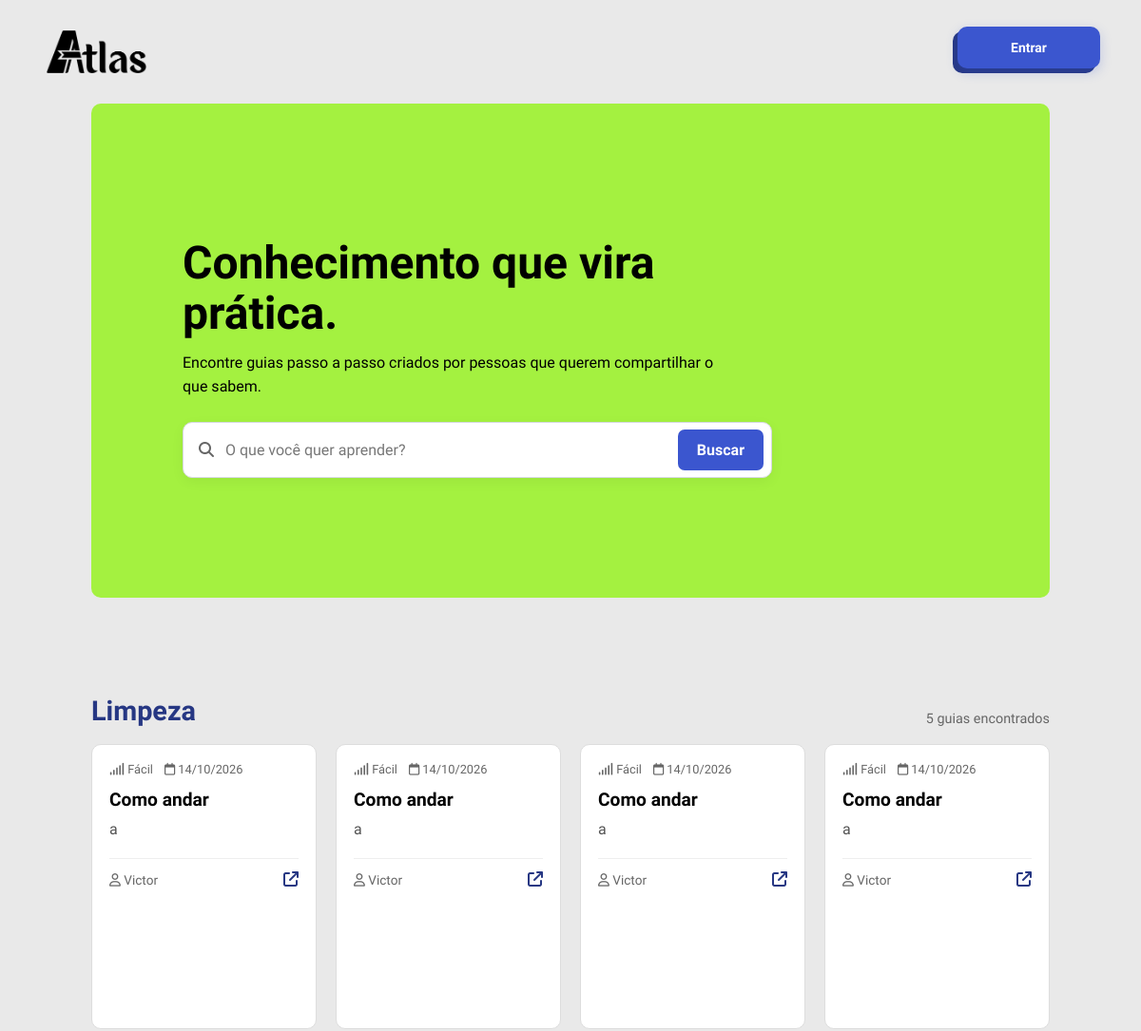
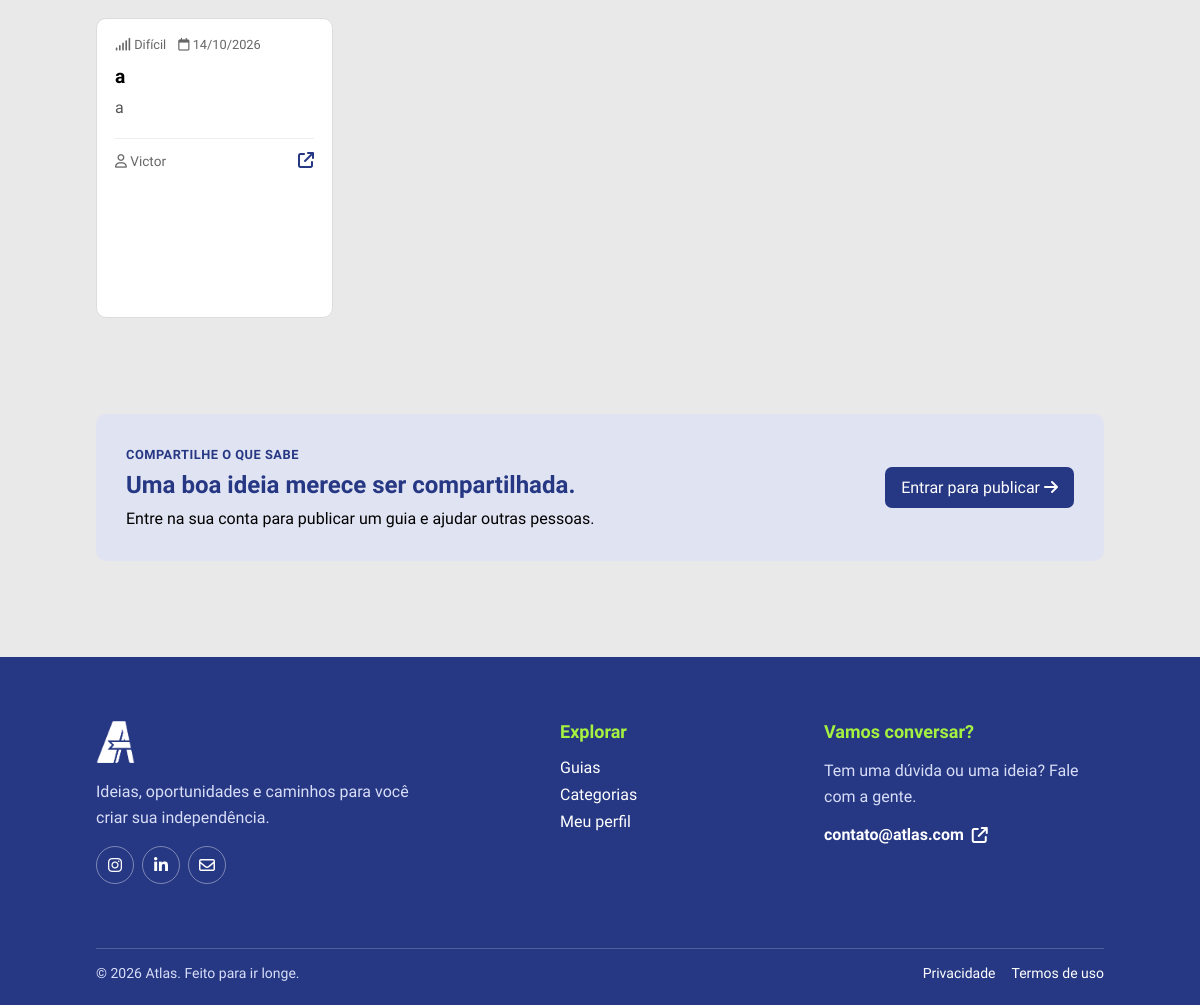
Screenshot of /guias_Limpeza.php with the database file from the repository (2 pictures, top to bottom).
### tables this page shows
CREATE TABLE `guia` (
  `id_guia` int(11) NOT NULL,
  `id_usuario` int(11) NOT NULL,
  `titulo` varchar(200) NOT NULL,
  `descricao` text NOT NULL,
  `categoria` enum('Automóveis','Casa','Compras','Cuidados','Culinária','Educação','Finanças','Jardinagem','Limpeza','Manuntenção','Moda','Saúde','Trabalho','Transporte','Tecnologia') NOT NULL,
  `dificuldade` enum('Fácil','Médio','Difícil') NOT NULL,
  `capa` mediumblob NOT NULL,
  `video` text NOT NULL,
  `data_criacao` date NOT NULL DEFAULT current_timestamp(),
  `data_atualizacao` datetime DEFAULT NULL
);

CREATE TABLE `usuario` (
  `id_usuario` int(11) NOT NULL,
  `foto` blob DEFAULT NULL,
  `nome` varchar(100) NOT NULL,
  `email` varchar(150) NOT NULL,
  `senha` varchar(255) NOT NULL,
  `preferencia` enum('Automóveis','Casa','Compras','Cuidados','Culinária','Educação','Finanças','Jardinagem','Limpeza','Manutenção','Moda','Saúde','Tecnologia','Trabalho','Transporte') NOT NULL,
  `nivel` enum('1','2','3','') NOT NULL DEFAULT '3',
  `estado` enum('ativo','inativo','','') NOT NULL DEFAULT 'ativo',
  `data_criacao` datetime NOT NULL DEFAULT current_timestamp()
);

### guias_Limpeza.php (the view, shortened to what this page needs)
<?php
require_once __DIR__ . '/conexao.php';
$busca = $_GET['busca'] ?? '';
$pagina = max(1, (int)($_GET['pagina'] ?? 1));
$porPagina = 9;
$inicio = ($pagina - 1) * $porPagina;
if (isset($_POST['busca'])) {
    $sql = "SELECT COUNT(*) AS total FROM guia
        WHERE titulo LIKE '%$busca%' OR descricao LIKE '%$busca%'";
    $resultadoTotal = $conn->query($sql);
    $total = mysqli_fetch_assoc($resultadoTotal)['total'];
} else {
    $sql = "SELECT COUNT(*) AS total FROM guia
        WHERE categoria = 'Limpeza'";
    $resultadoTotal = $conn->query($sql);
    $total = mysqli_fetch_assoc($resultadoTotal)['total'];
}
if (isset($_POST['busca'])) {
    $sql = "SELECT g.id_guia, g.titulo, g.descricao, g.categoria, g.dificuldade,
               g.data_criacao, u.nome AS autor
        FROM guia g
        LEFT JOIN usuario u ON u.id_usuario = g.id_usuario
        WHERE g.titulo LIKE '%$busca%' OR g.descricao LIKE '%$busca%'
        ORDER BY g.data_criacao DESC
        LIMIT $porPagina OFFSET $inicio";
    $resultado = $conn->query($sql);
} else {
    $sql = "SELECT g.id_guia, g.titulo, g.descricao, g.categoria, g.dificuldade,
               g.data_criacao, u.nome AS autor
        FROM guia g
        LEFT JOIN usuario u ON u.id_usuario = g.id_usuario
        WHERE g.categoria = 'Limpeza'
        ORDER BY g.data_criacao DESC
        LIMIT $porPagina OFFSET $inicio";
    $resultado = $conn->query($sql);
}
function h($valor): string
{
    return htmlspecialchars((string)$valor, ENT_QUOTES, 'UTF-8');
}
?>
<!DOCTYPE html>
<html lang="pt-br">
<head>
    <link rel="stylesheet" href="https://cdnjs.cloudflare.com/ajax/libs/font-awesome/6.4.0/css/all.min.css">
    <link rel="stylesheet" href="css/guias.css">
</head>
<body>
    <header>
        <a class="logo" href="index.php"><img src="imgs_website/logotipoatlas.png"></a>
        <nav class="nav-btns">
            <?php if (isset($_SESSION['id'])): ?>
                <div class="perfil" id="perfil">
                    <p>
                        <img class="foto" src="imgs_perfil/<?= !empty($_SESSION['foto']) ? htmlspecialchars($_SESSION['foto']) : 'foto_padrao.png' ?>">
                        Olá, <?= $_SESSION['nome'] ?>
                    </p>
                    <i class="fa-solid fa-caret-up" id="seta"></i>
                    <div class="perfil-options" id="perfil-options">
                        <a class="perfil-option meu-perfil" id="perfil-option" href="meu_perfil.php">Meu Perfil</a>
                        <a class="perfil-option config" id="perfil-option" href="configuracoes.php">Configurações</a>
                        <a class="perfil-option sair" id="perfil-option" href="sair.php">Sair</a>
                        <?php if (isset($_SESSION['id']) && $_SESSION['nivel'] == 1): ?>
                            <a class="perfil-option admin" id="perfil-option" href="admin.php">Painel do Administrador</a>
                        <?php endif; ?>
                    </div>
                </div>
            <?php else: ?>
                <button class="entrar" onclick="window.location.href='login.php'"></button>
            <?php endif; ?>
        </nav>
    </header>
    <main class="pagina-guias">
        <section class="hero-guias">
            <div class="hero-conteudo">
                <h1>Conhecimento que vira prática.</h1>
                <p>Encontre guias passo a passo criados por pessoas que querem compartilhar o que sabem.</p>
                <form class="busca-guias" action="guias.php" method="get">
                    <i class="fa-solid fa-magnifying-glass"></i>
                    <input type="search" name="busca" value="<?= h($busca) ?>" placeholder="O que você quer aprender?" aria-label="Buscar guias">
                    <button type="submit">Buscar</button>
                </form>
            </div>
        </section>
        <section class="resultados-guias">
            <div class="titulo-secao titulo-resultados">
                <div>
                    <h2>Limpeza</h2>
                </div>
                <span class="contador-guias"><?= $total ?> <?= $total === 1 ? 'guia encontrado' : 'guias encontrados' ?></span>
            </div>
            <?php if ($total === 0): ?>
                <div class="estado-vazio">
                    <i class="fa-regular fa-folder-open"></i>
                    <h3>Nenhum guia encontrado</h3>
                    <p>Tente buscar por outro termo.</p>
                    <a href="guias.php">Limpar filtros</a>
                </div>
            <?php else: ?>
                <div class="grade-guias">
                    <?php while ($guia = $resultado->fetch_assoc()): ?>
                        <a class="cartao-guia" href="guia.php?id=<?= (int)$guia['id_guia'] ?>">
                            <div class="conteudo-cartao">
                                <div class="metadados-cartao">
                                    <span><i class="fa-solid fa-signal"></i> <?= h($guia['dificuldade']) ?></span>
                                    <span><i class="fa-regular fa-calendar"></i> <?= h(date('d/m/Y', strtotime($guia['data_criacao']))) ?></span>
                                </div>
                                <h3><?= h($guia['titulo']) ?></h3>
                                <p><?= h(mb_strimwidth(trim($guia['descricao']), 0, 118, '…', 'UTF-8')) ?></p>
                                <div class="rodape-cartao">
                                    <span class="autor-guia"><i class="fa-regular fa-user"></i> <?= h($guia['autor'] ?: 'Comunidade ATLAS') ?></span>
                                    <span class="abrir-guia" aria-label="Abrir guia"><i class="fa-solid fa-arrow-up-right-from-square"></i></span>
                                </div>
                            </div>
                        </a>
                    <?php endwhile; ?>
                </div>
            <?php endif; ?>
        </section>
        <?php if (!isset($_SESSION['id'])): ?>
            <section class="convite-criar">
                <div><span class="sobretitulo">COMPARTILHE O QUE SABE</span>
                    <h2>Uma boa ideia merece ser compartilhada.</h2>
                    <p>Entre na sua conta para publicar um guia e ajudar outras pessoas.</p>
                </div>
                <a href="login.php">Entrar para publicar <i class="fa-solid fa-arrow-right"></i></a>
            </section>
        <?php endif; ?>
    </main>
    <footer>
        <div class="footer-content">
            <div class="footer-brand">
                <a class="footer-logo" href="index.php" aria-label="Voltar para o início"><img src="imgs_website/logoatlas.png" alt="ATLAS"></a>
                <p>Ideias, oportunidades e caminhos para você criar sua independência.</p>
                <div class="footer-socials" aria-label="Redes sociais">
                    <a href="#" aria-label="Instagram"><i class="fa-brands fa-instagram"></i></a>
                    <a href="#" aria-label="LinkedIn"><i class="fa-brands fa-linkedin-in"></i></a>
                    <a href="mailto:contato@atlas.com" aria-label="Enviar e-mail"><i class="fa-regular fa-envelope"></i></a>
                </div>
            </div>
            <div class="footer-section">
                <h3>Explorar</h3><a href="guias.php">Guias</a><a href="guias.php">Categorias</a><a href="meu_perfil.php">Meu perfil</a>
            </div>
            <div class="footer-section footer-contact">
                <h3>Vamos conversar?</h3>
                <p>Tem uma dúvida ou uma ideia? Fale com a gente.</p><a href="mailto:contato@atlas.com">contato@atlas.com <i class="fa-solid fa-arrow-up-right-from-square"></i></a>
            </div>
        </div>
        <div class="footer-bottom">
            <p>&copy; <?= date('Y') ?> Atlas. Feito para ir longe.</p>
            <div><a href="#">Privacidade</a><a href="#">Termos de uso</a></div>
        </div>
    </footer>
</body>
</html>

### css/guias.css (style rules this page uses)
a { text-decoration: none; }
.hero-guias { display: flex; flex-direction: row; align-items: center; justify-content: flex-start; min-height: 520px; margin: 0 var(--space-7); padding: var(--space-7) var(--space-7); background-color: var(--color-accent); border-radius: var(--radius-md); }
.hero-conteudo { max-width: 650px; }
.sobretitulo { color: var(--color-primary, #263783); font-size: .8rem; font-weight: 700; letter-spacing: .04em; }
.hero-guias h1 { margin: 16px 0 12px; color: #000; font-size: clamp(2rem, 4vw, 3.4rem); line-height: 1.1; }
.hero-guias p { max-width: 560px; margin: 0; line-height: 1.6; }
.explorar-guias, .resultados-guias { margin: var(--space-7) var(--space-7); }
.titulo-secao { display: flex; align-items: end; justify-content: space-between; gap: 18px; margin-bottom: 18px; }
.titulo-secao h2 { margin: 6px 0 0; color: var(--color-primary, #263783); font-size: 1.8rem; }
.contador-guias { color: #666; font-size: .9rem; }
.grade-guias { display: grid; grid-template-columns: repeat(4, minmax(0, 1fr)); gap: 20px; }
.cartao-guia { display: flex; flex-direction: column; overflow: hidden; border: 1px solid #ddd; border-radius: 10px; min-height: 300px; background: #fff; color: inherit; transition: transform .2s, box-shadow .2s; }
.conteudo-cartao { display: flex; flex: 1; flex-direction: column; padding: 18px; }
.metadados-cartao { display: flex; flex-wrap: wrap; gap: 12px; color: #666; font-size: .8rem; }
.conteudo-cartao h3 { margin: 13px 0 8px; font-size: 1.2rem; }
.conteudo-cartao>p { margin: 0; color: #555; line-height: 1.5; }
.rodape-cartao { display: flex; align-items: center; justify-content: space-between; gap: 12px; margin-top: 18px; padding-top: 12px; border-top: 1px solid #eee; }
.autor-guia { color: #666; font-size: .85rem; }
.abrir-guia { color: var(--color-primary, #263783); }
.estado-vazio a, .convite-criar>a { display: inline-block; padding: 11px 16px; border-radius: 7px; background: var(--color-primary, #263783); color: #fff; }
.convite-criar { display: flex; align-items: center; justify-content: space-between; gap: 24px; margin: var(--space-7); margin-bottom: 0; padding: 30px; border-radius: 10px; background: #e0e4f2; }
.convite-criar h2 { margin: 8px 0; color: var(--color-primary); }
.convite-criar p { margin-bottom: 0; line-height: 1.5; }
.busca-guias { display: flex; align-items: center; gap: 12px; width: 100%; max-width: 620px; margin-top: 24px; padding: 7px 8px 7px 16px; border: 1px solid #d5d8df; border-radius: 10px; background: #fff; box-shadow: 0 4px 14px #0000000d; }
.busca-guias>i { flex-shrink: 0; color: #666; font-size: 1rem; }
.busca-guias input { flex: 1; width: 100%; min-width: 0; padding: 12px 0; border: 0; outline: none; background: transparent; color: #222; font: inherit; }
.busca-guias input::placeholder { color: #777; }
.busca-guias button { flex-shrink: 0; padding: 12px 20px; border: 0; border-radius: 7px; background-color: var(--color-primary-light); color: #fff; font: inherit; font-weight: 600; cursor: pointer; transition: background-color .2s; }

### css/header.css (style rules this page uses)
header { display: flex; align-items: center; justify-content: space-between; gap: var(--space-6); width: 100%; padding: var(--space-4) var(--space-5); background-color: var(--color-bg); }
.logo { display: flex; align-items: center; justify-content: flex-start; height: 100%; max-width: 100px; }
.logo img { display: block; width: auto; height: 45px; cursor: pointer; }
a { text-decoration: none; }
.nav-btns { display: flex; align-items: center; width: fit-content; height: 100%; gap: var(--space-3); }
.entrar { position: relative; display: flex; align-items: center; justify-content: center; width: 150px; height: 44px; border: none; border-radius: var(--radius-md); background-color: var(--color-primary); color: var(--color-text-inverse); font-size: 14px; cursor: pointer; font-style: 'Google Sans', sans-serif; }
.entrar::before { content: 'Entrar'; position: absolute; inset: 0; display: flex; align-items: center; justify-content: center; border-radius: var(--radius-md); background-color: var(--color-primary-light); box-shadow: 0 4px 12px rgba(59, 86, 207, 0.25); color: var(--color-text-inverse); font-size: 14px; font-weight: 600; white-space: nowrap; translate: 5px -5px; transition: translate var(--transition-fast), box-shadow var(--transition-fast); font-family: 'Google Sans'; }

### rows the page displays
guia: dificuldade "Fácil", data_criacao "14/10/2026", titulo "Como andar", descricao "a", id_usuario.nome "Victor"
guia: dificuldade "Fácil", data_criacao "14/10/2026", titulo "Como andar", descricao "a", id_usuario.nome "Victor"
guia: dificuldade "Fácil", data_criacao "14/10/2026", titulo "Como andar", descricao "a", id_usuario.nome "Victor"
guia: dificuldade "Fácil", data_criacao "14/10/2026", titulo "Como andar", descricao "a", id_usuario.nome "Victor"
guia: dificuldade "Difícil", data_criacao "14/10/2026", titulo "a", descricao "a", id_usuario.nome "Victor"

### other values shown
$total "5"
